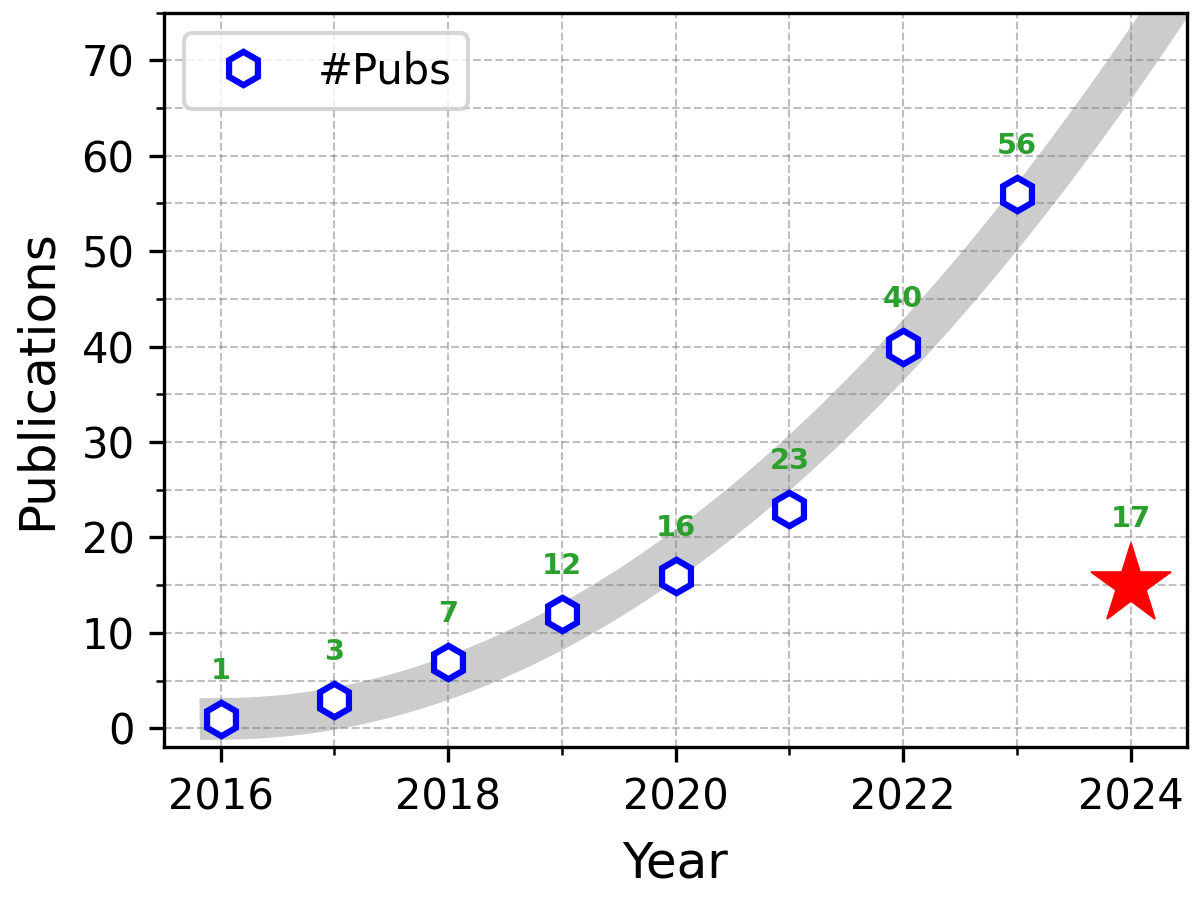

This figure's Python source:
#!/usr/bin/env python
# -*- coding: utf-8 -*-

import numpy as np
import matplotlib as mpl
import matplotlib.pyplot as plt
from matplotlib.ticker import AutoMinorLocator

from scipy.interpolate import interp1d
from scipy.optimize import curve_fit

mpl.use('agg')

def PubNum(x, a):
    return a * (x - 2016)**2 + 1


# from matplotlib import font_manager
#
# fontP = font_manager.FontProperties()
# fontP.set_family('SimHei')
# fontP.set_size(14)

# plt.style.use('ggplot')
# plt.style.use('dark_background')

pub_year = np.arange(2016, 2025)
pub_nums = np.array([1, 3, 7, 12, 16, 23, 40, 56, 17])

assert pub_nums.sum() == 175

o, v = curve_fit(PubNum, pub_year[:-1], pub_nums[:-1])

# x0 = np.linspace(pub_year.min(), pub_year.max(), 300)
x0 = np.linspace(pub_year.min(), 2025, 300)
# fx = interp1d(pub_year, pub_nums, kind='quadratic')
y0 = PubNum(x0, *o)

################################################################################
fig= plt.figure(
    figsize=(4.0, 3),
    dpi=300,
    layout='constrained',
)
ax = plt.subplot()

################################################################################

ax.grid('on', which='both',
        ls='--', lw=0.5,
        color='gray', alpha=0.5,
        zorder=-100)

ax.xaxis.set_minor_locator(AutoMinorLocator(n=2))
ax.yaxis.set_minor_locator(AutoMinorLocator(n=2))

ax.plot(pub_year[:-1], pub_nums[:-1], ls='none',
        marker='h', color='b',
        mew=1.5, mfc='w', ms=8,
        zorder=2,
        label='#Pubs')
ax.plot(x0, y0, ls='-', lw=10.0, color='gray', alpha=0.4,
        zorder=1,
        # label='Quadratic Fitting'
        )
ax.plot([2024], [15],
        marker='*', color='r',
        mew=0.4, mfc='r', ms=20)

ax.legend(loc='upper left', fontsize='medium')

for ii in range(pub_year.size):
    px = pub_year[ii] - 0.0
    py = pub_nums[ii] + 3.5
    ax.text(px, py, '{}'.format(pub_nums[ii]),
            ha="center",
            va="bottom",
            fontsize='x-small',
            # family='monospace',
            fontweight='bold',
            color='tab:green',
            transform=ax.transData
            # bbox=dict(boxstyle='round', facecolor='wheat', alpha=0.5)
    )
    


ax.tick_params(which='both', labelsize='medium')
ax.tick_params(axis='x', labelrotation=0)

ax.set_xlim(2015.5, 2024.5)
ax.set_ylim(-2, 75)

ax.set_xticks(np.arange(2016, 2025, 2))

ax.set_xlabel(r'Year', labelpad=5, fontsize='large')
ax.set_ylabel(r'Publications', labelpad=5, fontsize='large')
################################################################################
################################################################################

# plt.tight_layout(pad=1.0)
plt.savefig('pub_per_year.png')
plt.savefig('pub_per_year.pdf')

from subprocess import call
call('feh -xdF pub_per_year.png'.split())

# plt.show()
